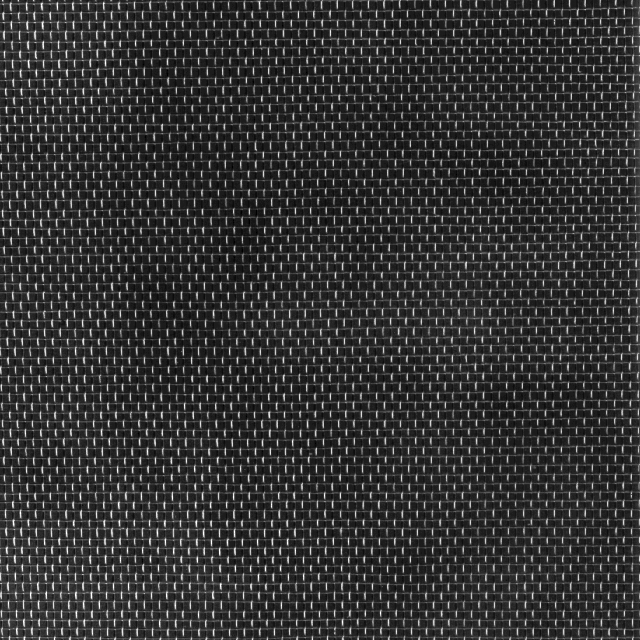
#> input picture Practica4/training/D6.bmp, 640 x 640 px
$ python p4_lbp.py
#> lines starting #> are read from the running program, lines starting #| are printed output that depends on the picture
import numpy as np
from PIL import Image
from sklearn.neighbors import KNeighborsClassifier
import matplotlib.pyplot as plt
import imageio.v2 as imageio
import os

# ============================
# CONFIGURACIÓN
# ============================
# Rutas a las 7 texturas (debes colocar las tuyas)
textures = [
    "training/D6.bmp",
    "training/D16.bmp",
    "training/D46.bmp",
    "training/D49.bmp",
    "training/D64.bmp",
    "training/D101.bmp",
    "training/Piedras.jpg",
]

# Imagen compuesta
composite_path = "ComposicionJoseAntonio1181x1193.png"

# Carpeta de salida
OUT_DIR = "result_knn_7textures"
os.makedirs(OUT_DIR, exist_ok=True)

# ============================
# FUNCIÓN LBP 3x3 (manual simple)
# ============================
def lbp_manual(gray):
    h, w = gray.shape
    lbp = np.zeros_like(gray, dtype=np.uint8)
    weights = [1, 2, 4, 8, 16, 32, 64, 128]
    neighbors = [(-1,-1), (-1,0), (-1,1),
                 ( 0, 1), ( 1,1), ( 1,0),
                 ( 1,-1), ( 0,-1)]
    for y in range(1, h-1):
        for x in range(1, w-1):
            c = gray[y, x]
            code = 0
            for wgt, (dy, dx) in zip(weights, neighbors):
                if gray[y+dy, x+dx] >= c:
                    code += wgt
            lbp[y, x] = code
    return lbp

# ============================
# 1. ENTRENAMIENTO
# ============================
X_train, y_train = [], []

for i, path in enumerate(textures, start=1):
    img = Image.open(path).convert("L")
    gray = np.array(img, dtype=np.uint8)
    lbp = lbp_manual(gray)
#> after the loop in lbp_manual, `for y in range(1, h-1):`:
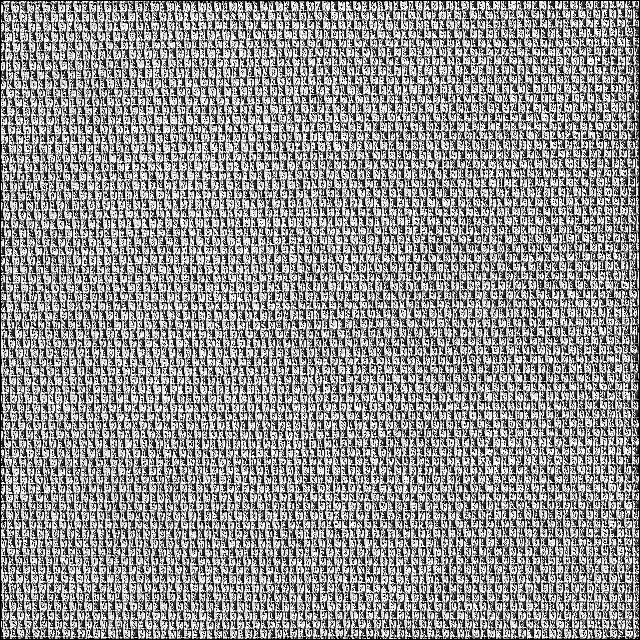
#> lbp: shape (640, 640); min 0, max 255, mean 143.4
    X_train.extend(lbp.reshape(-1, 1))
    y_train.extend([i] * (gray.shape[0] * gray.shape[1]))
#> pass 2 of the loop `for i, path in enumerate(textures, start=1):`:
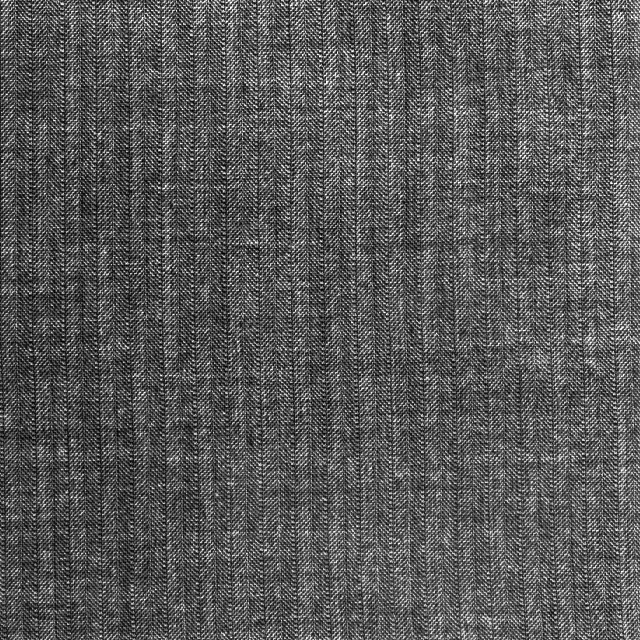
#> input picture Practica4/training/D16.bmp, 640 x 640 px
#> after the loop in lbp_manual (call 2), `for y in range(1, h-1):`:
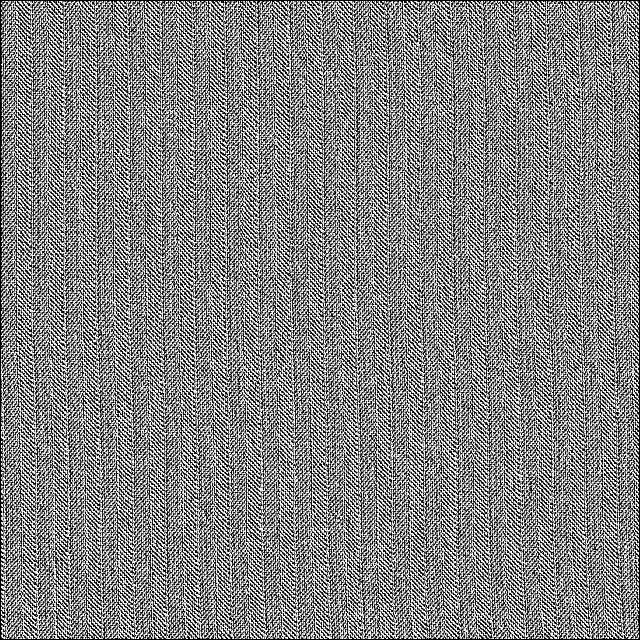
#> lbp: shape (640, 640); min 0, max 255, mean 131.6
#> pass 3 of the loop `for i, path in enumerate(textures, start=1):`:
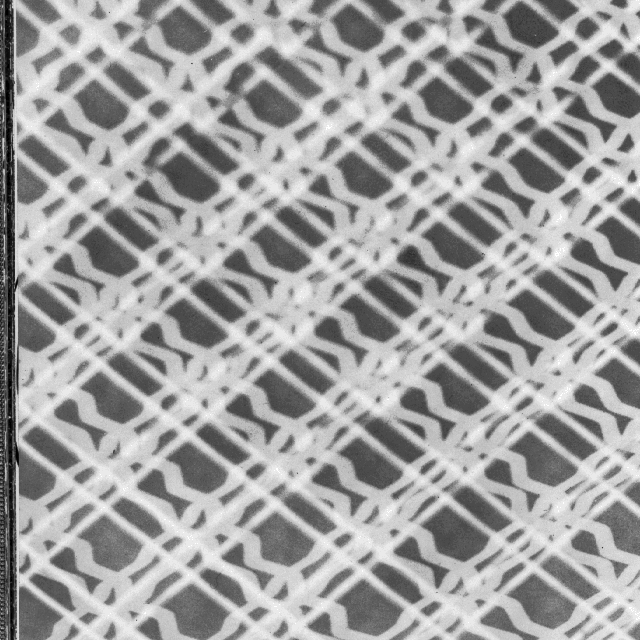
#> input picture Practica4/training/D46.bmp, 640 x 640 px
#> after the loop in lbp_manual (call 3), `for y in range(1, h-1):`:
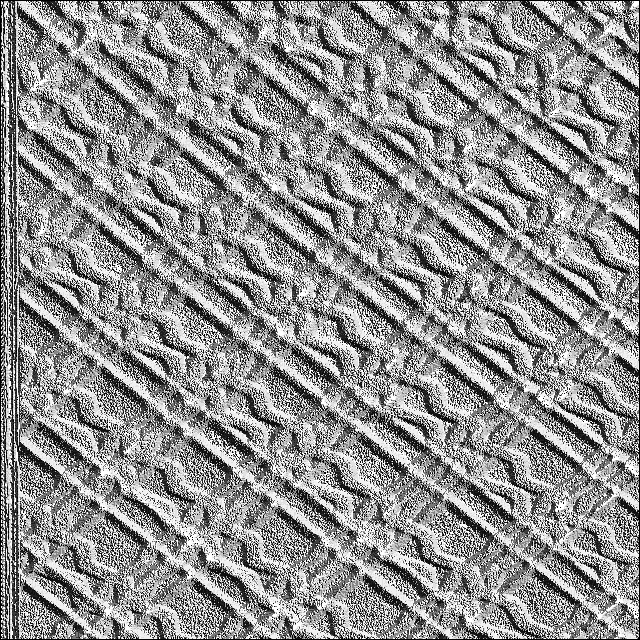
#> lbp: shape (640, 640); min 0, max 255, mean 144.1
#> (the run stopped early here; a loop or call above may not have finished)
